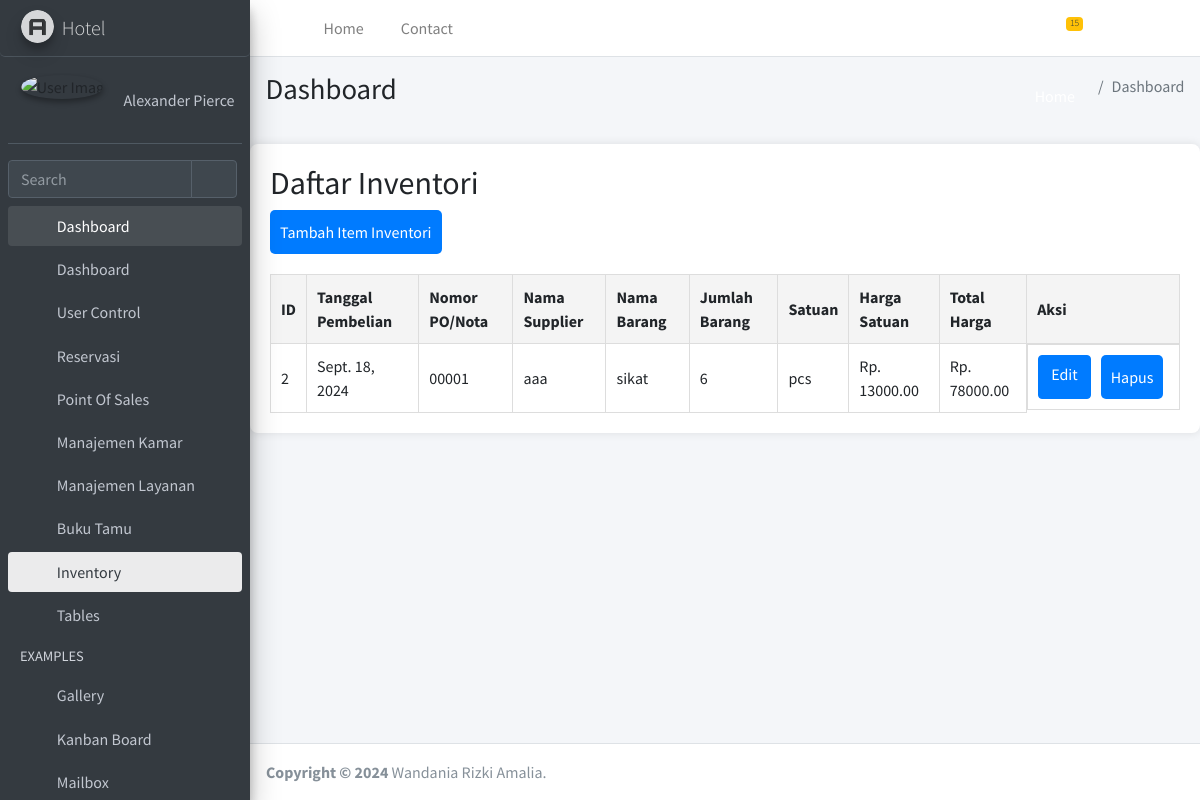
Screenshot of /hotel/inventory/ with the database file from the repository.
### hotel/models.py (models this page shows, shortened)
class InventoryItem(models.Model):
    PURCHASE_UNIT_CHOICES = [
        ('item', 'Item'),
        ('pcs', 'Pcs'),
        ('box', 'Box'),
        ('kg', 'Kg'),
    ]
    tanggal_pembelian = models.DateField()  # Tanggal pembelian
    no_po_nota = models.CharField(max_length=100, blank=True, null=True)  # Nomor PO/nota
    nama_supplier = models.CharField(max_length=200, default='Unknown')  # Nama supplier
    nama_barang = models.CharField(max_length=200, default='Unknown')  # Nama barang
    satuan = models.CharField(max_length=10, choices=PURCHASE_UNIT_CHOICES, default='pcs')  # Satuan
    jumlah = models.PositiveIntegerField(default=1)  # Jumlah barang
    harga_satuan = models.DecimalField(max_digits=10, decimal_places=2)  # Harga satuan
    total_harga = models.DecimalField(max_digits=10, decimal_places=2, blank=True)  # Total harga
    stok_awal = models.PositiveIntegerField()  # Stok awal
    stok_tersedia = models.PositiveIntegerField(default=0, editable=False)  # Sisa stok
    keterangan = models.TextField(blank=True, null=True) #keterangannya

### hotel/views.py (the view)
# urls.py: path('inventory/', views.inventory_list, name='inventory_list'),
def inventory_list(request):
    items = InventoryItem.objects.all()
    return render(request, 'inventory_list.html', {'items': items})

### hotel/templates/inventory_list.html (shortened to what this page needs)
<!DOCTYPE html>
{% load static %}
<html lang="en">
<head>
  <link rel="stylesheet" href="{% static 'assets/plugins/fontawesome-free/css/all.min.css' %}">
  <link rel="stylesheet" href="{% static 'assets/https://code.ionicframework.com/ionicons/2.0.1/css/ionicons.min.css' %}">
  <link rel="stylesheet" href="{% static 'assets/plugins/tempusdominus-bootstrap-4/css/tempusdominus-bootstrap-4.min.css' %}">
  <link rel="stylesheet" href="{% static 'assets/plugins/icheck-bootstrap/icheck-bootstrap.min.css' %}">
  <link rel="stylesheet" href="{% static 'assets/plugins/jqvmap/jqvmap.min.css' %}">
  <link rel="stylesheet" href="{% static 'assets/dist/css/adminlte.min.css' %}">
  <link rel="stylesheet" href="{% static 'assets/plugins/overlayScrollbars/css/OverlayScrollbars.min.css' %}">
  <link rel="stylesheet" href="{% static 'assets/plugins/daterangepicker/daterangepicker.css' %}">
  <link rel="stylesheet" href="{% static 'assets/plugins/summernote/summernote-bs4.min.css' %}">
</head>
<body class="hold-transition sidebar-mini layout-fixed">
<div class="wrapper">
  <nav class="main-header navbar navbar-expand navbar-white navbar-light">
    <ul class="navbar-nav">
      <li class="nav-item">
        <a class="nav-link" data-widget="pushmenu" href="#" role="button"><i class="fas fa-bars"></i></a>
      </li>
      <li class="nav-item d-none d-sm-inline-block">
        <a href="index3.html" class="nav-link">Home</a>
      </li>
      <li class="nav-item d-none d-sm-inline-block">
        <a href="#" class="nav-link">Contact</a>
      </li>
    </ul>
    <ul class="navbar-nav ml-auto">
      <li class="nav-item dropdown">
        <a class="nav-link" data-toggle="dropdown" href="#">
          <span class="badge badge-warning navbar-badge">15</span>
        </a>
      </li>
      <li class="nav-item">
        <a class="nav-link" data-widget="fullscreen" href="#" role="button">
          <i class="fas fa-expand-arrows-alt"></i>
        </a>
      </li>
      <li class="nav-item">
        <a class="nav-link" data-widget="control-sidebar" data-controlsidebar-slide="true" href="#" role="button">
          <i class="fas fa-th-large"></i>
        </a>
      </li>
    </ul>
  </nav>
  <aside class="main-sidebar sidebar-dark-primary elevation-4">
    <a href="index3.html" class="brand-link">
      <img src="{% static 'assets/dist/img/AdminLTELogo.png' %}" alt="AdminLTE Logo" class="brand-image img-circle elevation-3" style="opacity: .8">
      <span class="brand-text font-weight-light">Hotel</span>
    </a>
    <div class="sidebar">
      <div class="user-panel mt-3 pb-3 mb-3 d-flex">
        <div class="image">
          <img src="{% static 'assets/dist/img/user2-160x160.jpg' %}" class="img-circle elevation-2" alt="User Image">
        </div>
        <div class="info">
          <a href="#" class="d-block">Alexander Pierce</a>
        </div>
      </div>
      <div class="form-inline">
        <div class="input-group" data-widget="sidebar-search">
          <input class="form-control form-control-sidebar" type="search" placeholder="Search" aria-label="Search">
          <div class="input-group-append">
            <button class="btn btn-sidebar">
              <i class="fas fa-search fa-fw"></i>
            </button>
          </div>
        </div>
      </div>
      <nav class="mt-2">
        <ul class="nav nav-pills nav-sidebar flex-column" data-widget="treeview" role="menu" data-accordion="false">
          <li class="nav-item menu-open">
            <a href="#" class="nav-link ">
              <i class="nav-icon fas fa-tachometer-alt"></i>
              <p>
                Dashboard
                <i class="right fas fa-angle-left"></i>
              </p>
            </a>
            <ul class="nav nav-treeview">
              <li class="nav-item">
                <a href="{% url 'base' %}" class="nav-link ">
                  <i class="far fa-circle nav-icon"></i>
                  <p>Dashboard</p>
                </a>
              </li>
              <li class="nav-item">
                <a href="{% url 'user_list' %}" class="nav-link ">
                  <i class="far fa-circle nav-icon"></i>
                  <p>User Control</p>
                </a>
              </li>
              <li class="nav-item">
                <a href="#" class="nav-link">
                  <i class="nav-icon fas fa-copy"></i>
                  <p>
                    Reservasi
                    <i class="fas fa-angle-left right"></i>
                  </p>
                </a>
              </li>
              <li class="nav-item">
                <a href="#" class="nav-link">
                  <i class="nav-icon fas fa-chart-pie"></i>
                  <p>
                    Point Of Sales
                    <i class="right fas fa-angle-left"></i>
                  </p>
                </a>
              </li>
          <li class="nav-item">
            <a href="#" class="nav-link">
              <i class="nav-icon fas fa-chart-pie"></i>
              <p>
                Manajemen Kamar
                <i class="right fas fa-angle-left"></i>
              </p>
            </a>
          </li>
              <li class="nav-item">
                <a href="#" class="nav-link">
                  <i class="nav-icon fas fa-chart-pie"></i>
                  <p>
                    Manajemen Layanan
                    <i class="right fas fa-angle-left"></i>
                  </p>
                </a>
              </li>
          <li class="nav-item">
            <a href="#" class="nav-link">
              <i class="nav-icon fas fa-tree"></i>
              <p>
                Buku Tamu
                <i class="fas fa-angle-left right"></i>
              </p>
            </a>
          </li>
          <li class="nav-item">
            <a href="#" class="nav-link active">
              <i class="nav-icon fas fa-edit"></i>
              <p>
                Inventory
                <i class="fas fa-angle-left right "></i>
              </p>
            </a>
          </li>
          <li class="nav-item">
            <a href="#" class="nav-link">
              <i class="nav-icon fas fa-table"></i>
              <p>
                Tables
                <i class="fas fa-angle-left right"></i>
              </p>
            </a>
          </li>
          <li class="nav-header">EXAMPLES</li>
          <li class="nav-item">
            <a href="{% static 'assets/pages/gallery.html' %}" class="nav-link">
              <i class="nav-icon far fa-image"></i>
              <p>
                Gallery
              </p>
            </a>
          </li>
          <li class="nav-item">
            <a href="{% static 'assets/pages/kanban.html' %}" class="nav-link">
              <i class="nav-icon fas fa-columns"></i>
              <p>
                Kanban Board
              </p>
            </a>
          </li>
          <li class="nav-item">
            <a href="#" class="nav-link">
              <i class="nav-icon far fa-envelope"></i>
              <p>
                Mailbox
                <i class="fas fa-angle-left right"></i>
              </p>
            </a>
          </li>
          </li>
        </ul>
      </nav>
    </div>
  </aside>
  <div class="content-wrapper">
    <div class="content-header">
      <div class="container-fluid">
        <div class="row mb-2">
          <div class="col-sm-6">
            <h1 class="m-0">Dashboard</h1>
          </div>
          <div class="col-sm-6">
            <ol class="breadcrumb float-sm-right">
              <li class="breadcrumb-item"><a href="#">Home</a></li>
              <li class="breadcrumb-item active">Dashboard </li>
            </ol>
          </div>
        </div>
      </div>
    </div>
  </head>
  <body>
    <div class="container">
        <h2>Daftar Inventori</h2>
        <a href="{% url 'add_inventory' %}" class="btn-back">Tambah Item Inventori</a>
        <table>
            <tr>
                <th>ID</th>
                <th>Tanggal Pembelian</th>
                <th>Nomor PO/Nota</th>
                <th>Nama Supplier</th>
                <th>Nama Barang</th>
                <th>Jumlah Barang</th>
                <th>Satuan</th>
                <th>Harga Satuan</th>
                <th>Total Harga</th>
                <th>Aksi</th>
            </tr>
            {% for item in items %}
            <tr>
                <td>{{ item.id }}</td>
                <td>{{ item.tanggal_pembelian }}</td>
                <td>{{ item.no_po_nota }}</td>
                <td>{{ item.nama_supplier }}</td>
                <td>{{ item.nama_barang }}</td>
                <td>{{ item.jumlah }}</td>
                <td>{{ item.satuan }}</td>
                <td>Rp. {{ item.harga_satuan }}</td>
                <td>Rp. {{ item.total_harga }}</td>
                <td class="action-buttons">
                    <a href="{% url 'inventory_edit' item.pk %}" class="btn btn-primary">Edit</a>
                    <a href="{% url 'inventory_delete' item.pk %}" class="btn-back">Hapus</a>
                </td>
            </tr>
            {% endfor %}
        </table>
    </div>
  </body>
          <section class="col-lg-5 connectedSortable">
      </div>
  </div>
  <footer class="main-footer">
    <strong>Copyright &copy; 2024</strong>
    Wandania Rizki Amalia.
  </footer>
</body>
</html>

### hotel/templates/inventory_list.html (style rules this page uses)
.container { max-width: 1000px; margin: 0 auto; background-color: white; padding: 20px; border-radius: 8px; box-shadow: 0 0 10px rgba(0, 0, 0, 0.1); }
table { width: 100%; border-collapse: collapse; margin-top: 20px; }
th, td { padding: 10px; border: 1px solid #ddd; text-align: left; }
th { background-color: #f4f4f4; }
button, a { padding: 10px; border-radius: 5px; color: white; text-decoration: none; font-size: 16px; display: inline-block; margin-right: 5px; }
button { background-color: #28a745; border: none; cursor: pointer; }
.btn-back { background-color: #007bff; }
.btn-primary { background-color: #007bff; }
.action-buttons { display: flex; gap: 5px; }

### rows the page displays
InventoryItem: id "2", tanggal_pembelian "Sept. 18, 2024", no_po_nota "00001", nama_supplier "aaa", nama_barang "sikat", jumlah "6", satuan "pcs", harga_satuan "13000.00", total_harga "78000.00"
